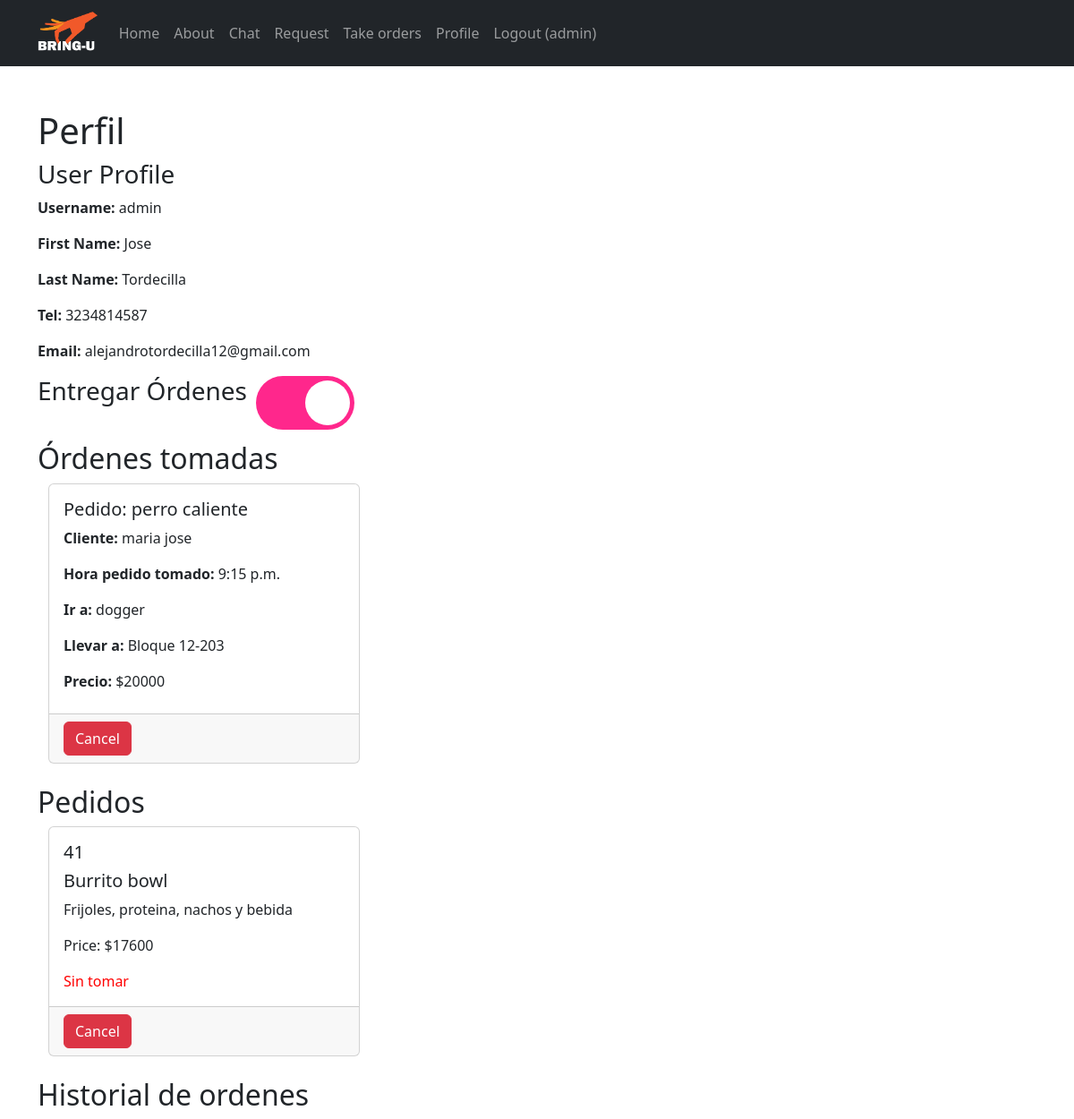
/profile (signed in), run on an earlier commit of the app's database.
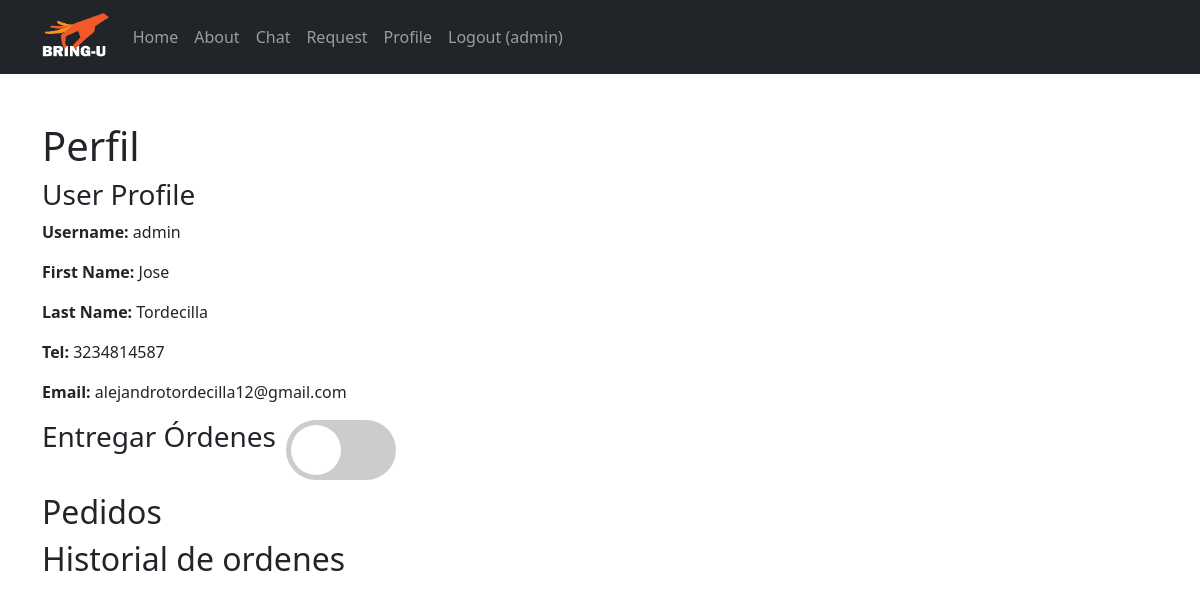
And on a later commit of the database.
### accounts/models.py (models this page shows)
class UserProfile(AbstractUser):
    id = models.AutoField(primary_key=True)
    is_service_prov = models.BooleanField(default=False)
    first_name = models.CharField(max_length=100)
    last_name = models.CharField(max_length=100)
    username = models.CharField(max_length=15, unique=True)
    tel = models.IntegerField(null=True)
    profile_pic = models.ImageField(upload_to=upload_to, blank=True, null=True)
    email = models.EmailField()
    pass

### bring_u/models.py (models this page shows)
class Delivery(models.Model):
    id_delivery = models.AutoField(primary_key=True)
    fk_id_request = models.ForeignKey(Request, on_delete=models.CASCADE)
    fk_id_client = models.ForeignKey(UserProfile, on_delete=models.CASCADE, related_name='client_deliveries', default=None)
    fk_id_delivery_man = models.ForeignKey(UserProfile, on_delete=models.CASCADE, related_name='delivery_man_deliveries')
    time = models.TimeField(auto_now=True)

class Request(models.Model):
    id_request = models.AutoField(primary_key=True)
    name = models.CharField(max_length=100)
    desc = models.CharField(max_length=1000)
    price = models.IntegerField()
    status = models.CharField(max_length=30, default="Sin tomar")
    delivery_location = models.CharField(max_length=250)
    desc_delivery = models.CharField(max_length=1000, null=True)
    pick_up_location = models.CharField(max_length=250, default="Pick-up location")
    desc_pick_up_location = models.CharField(max_length=1000, null=True)
    file= models.FileField(upload_to=upload_to, null=True)
    fk_id_user = models.ForeignKey(UserProfile, on_delete=models.CASCADE)
    fk_id_product = models.ForeignKey(Product, on_delete=models.SET_NULL, null=True)
    business_name = models.CharField(max_length=70, null=True)

### bring_u/views.py (the view, shortened to what this page needs)
# urls.py: path('profile', bringuViews.profile),
@login_required
def profile(request):
    user = request.user
    user_profile = UserProfile.objects.get(username=user)
    is_delivering = UserProfile.objects.filter(username=user, is_service_prov=True).exists() if user.is_authenticated else False
    deliveries = Delivery.objects.filter(fk_id_delivery_man=user_profile.id)
    user_id = user.id
    user_requests = Request.objects.filter(fk_id_user=user.id)
    context = {
        'user': user,
        'orders': user_requests,
        'is_delivering': is_delivering,
        'deliveries':deliveries
    }
    print(request)
    return render(request, 'profile.html', context)

### bring_u/templates/profile.html (shortened to what this page needs)
{% extends "base.html" %}
{% block content %}
<div class="container mt-5">
    <h1>Perfil </h1>
    <h3>User Profile</h3>
    <p><strong>Username:</strong> {{ user.username }}</p>
    <p><strong>First Name:</strong> {{ user.first_name }}</p>
    <p><strong>Last Name:</strong> {{ user.last_name }}</p>
    <p><strong>Tel:</strong> {{ user.tel }}</p>
    <p><strong>Email:</strong> {{ user.email }}</p>
    <form method="POST" action="/profile" id="toggle-form">
        <div id="container">
            <h3 id="title">Entregar Órdenes</h3>
            <label id="switch" for="deliver-orders">
                <span id="slid"></span>
            </label>
        </div>
    </form>
    {% if is_delivering %}
        <h2>Órdenes tomadas</h2>
        <div class="container">
            <div class="row">
                {% for delivery in deliveries %}
                <div class="col-md-4 mb-4">
                    <div class="card">
                        <div class="card-body">
                            <h5 class="card-text">Pedido: {{ delivery.fk_id_request.name}}</h5>
                            <p class="card-text"><b>Cliente: </b> {{ delivery.fk_id_client.first_name}} {{ delivery.fk_id_client.last_name }}</p>
                            <p class="card-text"><b>Hora pedido tomado: </b> {{ delivery.time }}</p>
                            <p class="card-text"><b>Ir a: </b> {{ delivery.fk_id_request.pick_up_location }}</p>
                            <p class="card-text"><b>Llevar a: </b> {{ delivery.fk_id_request.delivery_location }}</p>
                            <p class="card-title"><b>Precio: </b> ${{ delivery.fk_id_request.price }}</p>
                        </div>
                        <div class="card-footer">
                            <button class="btn btn-danger btn-cancel" type="button" data-bs-toggle="modal"
                                data-bs-target="#cancelConfirmationModal{{ delivery.id_product }}">
                                Cancel
                            </button>
                        </div>
                    </div>
                </div>
                {% endfor %}
            </div>
        </div>
    {% endif %}
    <h2>Pedidos</h2>
    <div class="container">
        <div class="row">
            {% for order in orders %}
            <div class="col-md-4 mb-4">
                <div class="card">
                    <div class="card-body">
                        <h5 class="card-title">{{ order.id_request }}</h5>
                        <h5 class="card-title">{{ order.name }}</h5>
                        <p class="card-text">{{ order.desc }}</p>
                        <p class="card-text">Price: ${{ order.price }}</p>
                        <p class="card-text" style="color:red">{{ order.status }}</p>
                    </div>
                    <div class="card-footer">
                        <button class="btn btn-danger btn-cancel" type="button" data-bs-toggle="modal"
                            data-bs-target="#cancelConfirmationModal{{ order.id_product }}">
                            Cancel
                        </button>
                    </div>
                </div>
            </div>
            {% endfor %}
        </div>
    </div>
    <h2>Historial de ordenes</h2>
</div>
{% endblock %}

### bring_u/templates/base.html (shortened to what this page needs)
    <!DOCTYPE html>
    <html lang="en">
    <head>
        <link href="https://cdn.jsdelivr.net/npm/bootstrap@5.3.1/dist/css/bootstrap.min.css" rel="stylesheet">
    </head>
    <body>
        <header>
            <nav class="navbar navbar-expand-lg navbar-dark bg-dark">
            <div class="container d-flex">
                <a class="navbar-brand pr-4 logo" href="/"><img src="/media/logo.png" alt="" height="48px"></a>
                <div class="collapse navbar-collapse mr-auto" id="navbarNav">
                    <ul class="navbar-nav ml-auto">
                        <li class="nav-item mr-auto">
                            <a class="nav-link" href="/">Home</a>
                        </li>
                        <li class="nav-item">
                            <a class="nav-link" href="#">About</a>
                        </li>
                        <li class="nav-item">
                            <a class="nav-link" href="/chat">Chat</a>
                        </li>
                        <li class="nav-item">
                            <a class="nav-link" href="/request"> Request</a>
                        </li>
                        {% if is_delivering %}
                            <li class="nav-item">
                                <a class="nav-link" href="/available_orders">Take orders</a>
                            </li>
                        {% endif %}
                        {% if user.is_authenticated %}
                            <li class="nav-item">
                                <a class="nav-link" href="/profile">Profile</a>
                            </li>
                        {% endif %}
                        <div class="navbar-nav ms-auto">
                                {% if user.is_authenticated %}
                                <a class="nav-link" href="{% url 'logoutaccount' %}">
                                    Logout ({{ user.username }})
                                </a>
                                {% else %}
                                <a class="nav-link" href="{% url 'loginaccount' %}">Login</a>
                                <a class="nav-link" href="{% url 'signup' %}">
                                    Sign Up
                                </a>
                                {% endif %}
                        </div>
                    </ul>
                </div>
            </div>
        </nav>
        </header>
        <main>
            {% block content %}
            {% endblock %}
            </main>
    </body>
</html>

### bring_u/templates/profile.html (style rules this page uses)
* { margin: 0; padding: 0; }
#container { display: flex; flex-direction: row; }
#title { margin-bottom: 40px; }
#switch { position: relative; display: inline-block; width: 110px; height: 60px; margin: 0 10px; }
#slid { position: absolute; cursor: pointer; top: 0; left: 0; right: 0; bottom: 0; background-color: #ccc; transition: .4s; border-radius: 34px; }
#slid:before { position: absolute; content: ""; height: 50px; width: 50px; left: 5px; bottom: 5px; background-color: white; transition: 0.4s; border-radius: 50px; }

What changed in the data, as far as the page shows it:
removed Delivery: fk_id_request.name "perro caliente", fk_id_client.first_name "maria", fk_id_client.last_name "jose", time "9:15 p.m.", fk_id_request.pick_up_location "dogger", fk_id_request.delivery_location "Bloque 12-203", fk_id_request.price "20000"
removed Request: id_request "41", name "Burrito bowl", desc "Frijoles, proteina, nachos y bebida", price "17600", status "Sin tomar"
Also different on the page:
text no longer shown: "Take orders Órdenes tomadas"
